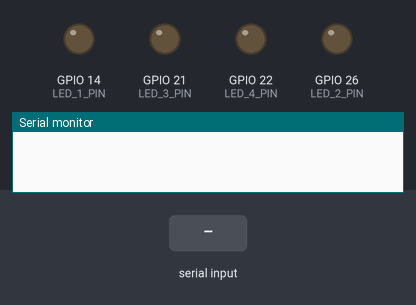
A program run on a simulated ESP32. On the bench: output pins drawn as LEDs (lit = HIGH), the last lines printed to the serial monitor. Inputs (shaded band) come from the test bench.

Above: at 1.2 s.
1.3 s: "30,150\n" received over Serial
At 2.1 s:
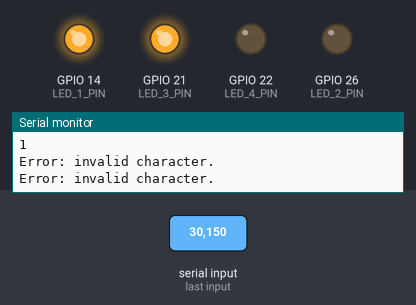
3.1 s: "2\n" received over Serial
12.6 s: "1\n" received over Serial
At 13.4 s:
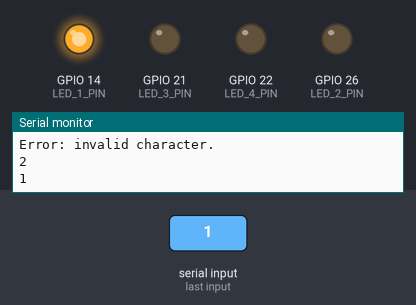
14.6 s: "200\n" received over Serial
At 14.9 s:
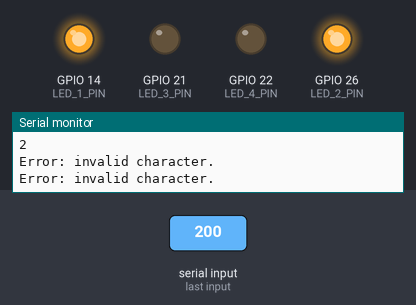
16.1 s: "3\n" received over Serial
At 17.3 s:
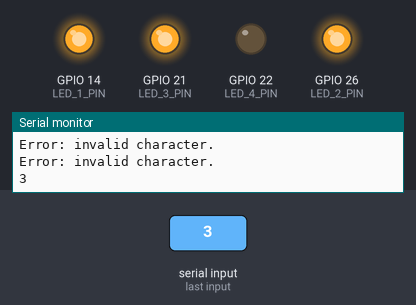
Timing chart, 0 to 19.6 s (numbered marks = the images above; inputs shaded):
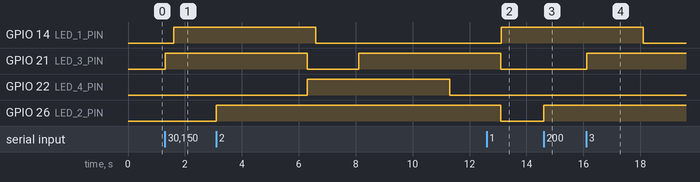

The program:

main.cpp
```cpp
#include <Arduino.h>
#include <freertos/FreeRTOS.h>
#include <freertos/semphr.h>
#include <string.h>

//led constants
#define LED_1_PIN 14  //Sprinkler 1
#define LED_2_PIN 26  //Sprinkler 2
#define LED_3_PIN 21  //Sprinkler 3
#define LED_4_PIN 22  //Sprinkler 4

//stack depth for the esp32
const uint32_t stackDepth = 1052;

//threads
void sceneExecutionTask(void *pvParameters);
void uartReaderTask(void *pvParameters);

//define mutexes for LEDs
SemaphoreHandle_t mutexLED1;
SemaphoreHandle_t mutexLED2;
SemaphoreHandle_t mutexLED3;
SemaphoreHandle_t mutexLED4;

//define mutexes for scenes
SemaphoreHandle_t mutexScene1;
SemaphoreHandle_t mutexScene2;
SemaphoreHandle_t mutexScene3;

//define a queue for scenes
QueueHandle_t scene1Queue;
QueueHandle_t scene2Queue;
QueueHandle_t scene3Queue;

//functions
void executeScene(const char* scene[], int sceneLength);
void toggleLED(int ledPin, int state);

//scenes
const char* scene1[] = { "sp1 on", "wait 5", "sp1 off", "sp2 on", "wait 5", "sp2 off" };
const char* scene2[] = { "sp2 on", "wait 5", "sp2 off", "sp3 on", "wait 5", "sp3 off" };
const char* scene3[] = { "sp3 on", "wait 5", "sp3 off", "sp4 on", "wait 5", "sp4 off" };

void setup() {
  Serial.begin(9600);

  pinMode(LED_1_PIN, OUTPUT);
  pinMode(LED_2_PIN, OUTPUT);
  pinMode(LED_3_PIN, OUTPUT);
  pinMode(LED_4_PIN, OUTPUT);

  mutexLED1 = xSemaphoreCreateMutex();
  mutexLED2 = xSemaphoreCreateMutex();
  mutexLED3 = xSemaphoreCreateMutex();
  mutexLED4 = xSemaphoreCreateMutex();

  mutexScene1 = xSemaphoreCreateMutex();
  mutexScene2 = xSemaphoreCreateMutex();
  mutexScene3 = xSemaphoreCreateMutex();

  scene1Queue = xQueueCreate(10, sizeof(const char*));
  scene2Queue = xQueueCreate(10, sizeof(const char*));
  scene3Queue = xQueueCreate(10, sizeof(const char*));

  if ((mutexLED1 == NULL) || (mutexLED2 == NULL) || (mutexLED3 == NULL) || (mutexLED4 == NULL) ||
      (mutexScene1 == NULL) || (mutexScene2 == NULL) || (mutexScene3 == NULL)) {
    Serial.println("Mutex couldn't be created");
  }

  if ((scene1Queue == NULL) || (scene2Queue == NULL) || (scene3Queue == NULL)) {
    Serial.println("Queue couldn't be created");
  }
  xTaskCreate(uartReaderTask, "UART Reader Task", stackDepth, NULL, 2, NULL);
}

/// @brief function to control the LED based on the which LED and which state.
/// @param ledPin
/// @param state
void toggleLED(int ledPin, int state) {
  digitalWrite(ledPin, state);
}

/// @brief function to execute each scene and toggle what needs to be toggled.
/// @param scene
/// @param sceneLength
void executeScene(const char* scene[], int sceneLength) {
  for (int i = 0; i < sceneLength; i++) {
    if (strcmp(scene[i], "sp1 on") == 0) {
      xSemaphoreTake(mutexLED1, portMAX_DELAY);
      toggleLED(LED_1_PIN, HIGH);
    } else if (strcmp(scene[i], "sp2 on") == 0) {
      xSemaphoreTake(mutexLED2, portMAX_DELAY);
      toggleLED(LED_2_PIN, HIGH);
    } else if (strcmp(scene[i], "sp3 on") == 0) {
      xSemaphoreTake(mutexLED3, portMAX_DELAY);
      toggleLED(LED_3_PIN, HIGH);
    } else if (strcmp(scene[i], "sp4 on") == 0) {
      xSemaphoreTake(mutexLED4, portMAX_DELAY);
      toggleLED(LED_4_PIN, HIGH);
    } else if (strcmp(scene[i], "sp1 off") == 0) {
      toggleLED(LED_1_PIN, LOW);
      xSemaphoreGive(mutexLED1);
    } else if (strcmp(scene[i], "sp2 off") == 0) {
      toggleLED(LED_2_PIN, LOW);
      xSemaphoreGive(mutexLED2);
    } else if (strcmp(scene[i], "sp3 off") == 0) {
      toggleLED(LED_3_PIN, LOW);
      xSemaphoreGive(mutexLED3);
    } else if (strcmp(scene[i], "sp4 off") == 0) {
      toggleLED(LED_4_PIN, LOW);
      xSemaphoreGive(mutexLED4);
    } else if (strcmp(scene[i], "wait 5") == 0) {
      vTaskDelay(pdMS_TO_TICKS(5000));
    }
  }
}

/// @brief task to call the executeScene function based on received value.
/// @param pvParameters
void sceneExecutionTask(void *pvParameters) {
  while(1){
    int sceneNumber = *((int*)pvParameters);
    const char** sceneSteps = nullptr;
    QueueHandle_t sceneQueue = nullptr;
    int sceneLength = 0;
    SemaphoreHandle_t sceneMutex = nullptr;

    switch (sceneNumber) {
        case 1:
          sceneQueue = scene1Queue;
          sceneMutex = mutexScene1;
          break;
        case 2:
          sceneQueue = scene2Queue;
          sceneMutex = mutexScene2;
          break;
        case 3:
          sceneQueue = scene3Queue;
          sceneMutex = mutexScene3;
          break;
        default:
          break;
    }

    if (sceneQueue != nullptr) {
      //receive scene steps from the queue
      xQueueReceive(sceneQueue, &sceneSteps, portMAX_DELAY);
      sceneLength = sizeof(scene1) / sizeof(scene1[0]);

      //execute scene steps
      if (sceneSteps != nullptr) {
        xSemaphoreTake(sceneMutex, portMAX_DELAY);
        executeScene(sceneSteps, sceneLength);
        xSemaphoreGive(sceneMutex);
      }
    }

    vTaskDelay(pdMS_TO_TICKS(100));
    vTaskDelete(NULL);
  }
}

/// @brief task to continuously read from the serial monitor
/// @param pvParameters
void uartReaderTask(void *pvParameters) {
  char receivedChar;
  while (1) {
    if (Serial.available()) {
      receivedChar = Serial.read();
      if (isdigit(receivedChar)) {
        int sceneNumber = receivedChar - '0';
        if (sceneNumber >= 1 && sceneNumber <= 3) {
          const char** sceneSteps = nullptr;
          switch (sceneNumber) {
            case 1:
              sceneSteps = scene1;
              break;
            case 2:
              sceneSteps = scene2;
              break;
            case 3:
              sceneSteps = scene3;
              break;
            default:
              break;
          }

          if (sceneSteps != nullptr) {
            //s scene steps to the appropriate queue
            switch (sceneNumber) {
              case 1:
                xQueueSend(scene1Queue, &sceneSteps, portMAX_DELAY);
                break;
              case 2:
                xQueueSend(scene2Queue, &sceneSteps, portMAX_DELAY);
                break;
              case 3:
                xQueueSend(scene3Queue, &sceneSteps, portMAX_DELAY);
                break;
              default:
                break;
            }

            //create a new thread to execute the scene
            xTaskCreate(sceneExecutionTask, "Scene Execution Task", stackDepth, &sceneNumber, 2, NULL);
            //echo the received number back to the serial monitor
            Serial.println(receivedChar);
          } else {
            //invalid scene number
            Serial.println("Error: invalid scene number.");
          }
        } else {
          //invalid character received.
          Serial.println("Error: invalid character.");
        }
      }
    }
    vTaskDelay(pdMS_TO_TICKS(100));
  }
}


void loop() {

}
```

Measured:
- after the input at 1.3 s, GPIO 14 (LED_1_PIN): LOW → HIGH after 0.30 s; GPIO 21 (LED_3_PIN): LOW → HIGH at once
- after the input at 12.6 s, GPIO 14 (LED_1_PIN): LOW → HIGH after 0.51 s
- after the input at 14.6 s, GPIO 26 (LED_2_PIN): LOW → HIGH at once
- after the input at 16.1 s, GPIO 21 (LED_3_PIN): LOW → HIGH after 0.02 s instead of 3.5 s
